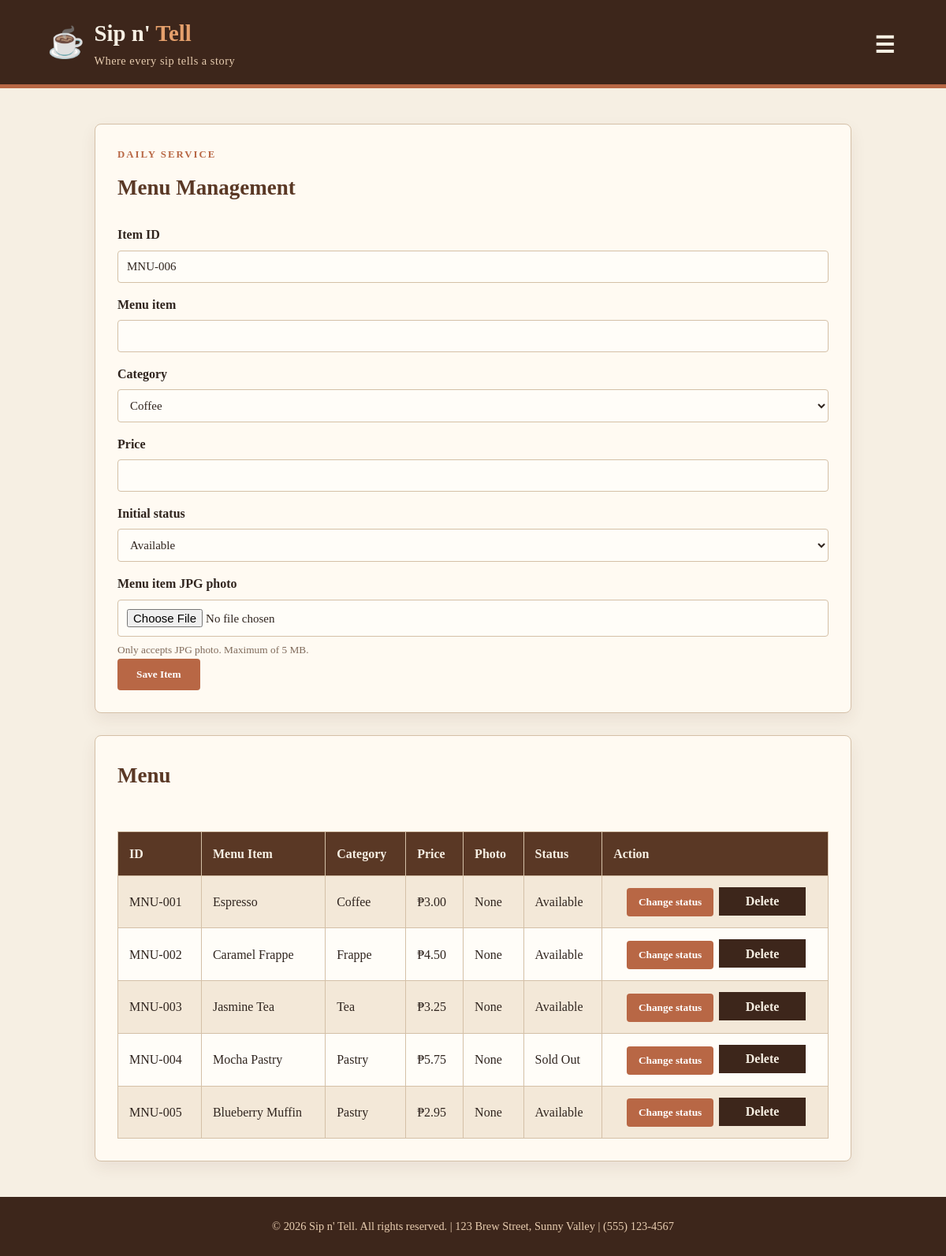
Page /menu.php on the committed database.
### tables this page shows
CREATE TABLE IF NOT EXISTS `daily_menu` (
	`item_id` VARCHAR(50) NOT NULL,
	`item_name` VARCHAR(100) NOT NULL,
	`category` VARCHAR(50) NOT NULL,
	`price` DECIMAL(10, 2) NOT NULL,
	`file_name` VARCHAR(255) DEFAULT NULL,
	`status` VARCHAR(20) NOT NULL DEFAULT 'Available',
	PRIMARY KEY (`item_id`)
);

### app/controllers/MenuController.php (called while the page is built, shortened)
<?php
require_once __DIR__ . '/../models/MenuModel.php';
class MenuController
{
    public function index(): void
    {
        $model = new MenuModel();
        $model->ensureSchema();
        $deleteConfirmationId = isset($_GET['deleteid']) ? (string) $_GET['deleteid'] : null;
        $menuItems = $model->all();
        $newMenuId = $model->nextId();
        require __DIR__ . '/../views/menu.php';
    }
}

### menu.php (called while the page is built)
<?php
require_once __DIR__ . '/app/controllers/MenuController.php';
(new MenuController())->index();

### includes/db_model.php (called while the page is built, shortened)
<?php
$connection = mysqli_connect(DB_SERVER, DB_USER, DB_PASS);
$dbCreateQuery = "CREATE DATABASE IF NOT EXISTS `" . DB_NAME . "` CHARACTER SET utf8mb4 COLLATE utf8mb4_unicode_ci";
mysqli_query($connection, $dbCreateQuery);
mysqli_select_db($connection, DB_NAME);
mysqli_set_charset($connection, 'utf8mb4');
function db_query($sql)
{
    global $connection;
    $result = mysqli_query($connection, $sql);
    return $result;
}
function db_rows($result)
{
    $rows = mysqli_fetch_all($result, MYSQLI_ASSOC);
    return $rows;
}

### app/models/MenuModel.php (called while the page is built, shortened)
<?php
class MenuModel
{
    public function all()
    {
        return db_rows(db_query('SELECT item_id, item_name, category, FORMAT(price, 2) AS price, file_name, status FROM daily_menu ORDER BY item_id'));
    }
    public function nextId()
    {
        $result = db_query("SELECT item_id FROM daily_menu WHERE item_id LIKE 'MNU-%' ORDER BY item_id DESC LIMIT 1");
        $lastRow = $result ? mysqli_fetch_assoc($result) : null;
        $lastId = (string) ($lastRow['item_id'] ?? 'MNU-000');
        $number = (int) preg_replace('/[^0-9]/', '', $lastId);
        return 'MNU-' . str_pad((string) ($number + 1), 3, '0', STR_PAD_LEFT);
    }
}

### app/views/view_helpers.php (called while the page is built)
<?php
function e($value)
{
    return htmlspecialchars((string) $value, ENT_QUOTES, 'UTF-8');
}

### app/views/menu.php (the view, shortened to what this page needs)
<?php require __DIR__ . '/view_helpers.php'; require __DIR__ . '/../../includes/header.php'; ?>
<?php if ($deleteConfirmationId !== null): ?>
    <section class="content-stack"><article class="content-card delete-confirmation">
        <p class="eyebrow">Confirm deletion</p><h2>Delete menu item?</h2>
        <p>Do you really want to delete this record with ID of <strong><?php echo e($deleteConfirmationId); ?></strong>?</p>
        <div class="delete-confirmation-actions"><a class="action-button action-delete" href="menu.php?yesdelete=<?php echo rawurlencode($deleteConfirmationId); ?>">Yes</a><a class="action-button action-cancel" href="menu.php">No</a></div>
    </article></section>
<?php else: ?>
<section class="content-stack">
    <article class="content-card">
        <p class="eyebrow">Daily service</p><h2>Menu Management</h2>
        <form method="post" enctype="multipart/form-data" class="employee-form">
            <label for="item_id">Item ID</label><input id="item_id" name="item_id" type="text" value="<?php echo e($newMenuId); ?>" required>
            <label for="item_name">Menu item</label><input id="item_name" name="item_name" type="text" required>
            <label for="category">Category</label><select id="category" name="category" required><option>Coffee</option><option>Frappe</option><option>Tea</option><option>Pastry</option></select>
            <label for="price">Price</label><input id="price" name="price" type="number" step="0.01" min="0" required>
            <label for="status">Initial status</label><select id="status" name="status"><option>Available</option><option>Sold Out</option></select>
            <label for="menu_file">Menu item JPG photo</label><input id="menu_file" name="menu_file" type="file" accept="image/jpeg,.jpg,.jpeg">
            <small>Only accepts JPG photo. Maximum of 5 MB.</small><button type="submit">Save Item</button>
        </form>
    </article>
    <article class="content-card"><h2>Menu</h2>
        <?php if (empty($menuItems)): ?><p>No menu items found.</p><?php else: ?>
        <div class="table-wrap"><table><tr><th>ID</th><th>Menu Item</th><th>Category</th><th>Price</th><th>Photo</th><th>Status</th><th>Action</th></tr>
        <?php foreach ($menuItems as $item): ?><tr>
            <td><?php echo e($item['item_id']); ?></td><td><?php echo e($item['item_name']); ?></td><td><?php echo e($item['category']); ?></td><td>₱<?php echo e($item['price']); ?></td>
            <td><?php if (!empty($item['file_name'])): ?><a href="images/<?php echo rawurlencode($item['file_name']); ?>" target="_blank" rel="noopener"><img class="record-image" src="images/<?php echo rawurlencode($item['file_name']); ?>" alt="Photo of <?php echo e($item['item_name']); ?>"></a><?php else: ?>None<?php endif; ?></td>
            <td><?php echo e($item['status']); ?></td><td class="action-cell">
                <form method="post" class="delete-form action-form"><button type="submit" class="action-button action-status">Change status</button></form>
                <a class="btn-delete action-button action-delete" href="menu.php?deleteid=<?php echo rawurlencode($item['item_id']); ?>">Delete</a>
            </td>
        </tr><?php endforeach; ?></table></div>
        <?php endif; ?>
    </article>
</section>
<?php endif; ?>
<?php require __DIR__ . '/../../includes/footer.php'; ?>

### assets/css/style.css (style rules this page uses)
* { box-sizing: border-box; }
html { scroll-behavior: smooth; }
body { margin: 0; font-family: Georgia, "Times New Roman", serif; background-color: #f5eadb; color: #4b2e20; }
.content-stack { display: flex; flex-direction: column; gap: 28px; }
.content-card { background-color: #fff9f0; border: 1px solid #b47b4a; border-radius: 10px; padding: 28px; box-shadow: 0 5px 15px rgba(76, 43, 27, 0.18); }
.content-card h1, .content-card h2, .content-card h3 { color: #6f2e1e; }
.content-card h2 { margin-top: 0; font-size: 27px; }
table { width: 100%; border-collapse: collapse; margin-top: 18px; background-color: #fffdf8; }
table th { background-color: #6f2e1e; color: #fff4df; padding: 13px; text-align: left; border: 1px solid #8e5035; }
table td { padding: 12px; border: 1px solid #c9b39a; }
table tr:nth-child(even) { background-color: #f8eee1; }
form { width: 100%; }
label { display: block; margin-bottom: 6px; font-weight: bold; }
input, select, textarea { width: 100%; padding: 11px; border: 1px solid #b28a68; border-radius: 5px; background-color: #fffdf8; color: #4b2e20; font-family: inherit; font-size: 15px; }
button, .btn { display: inline-block; background-color: #8a522d; color: #fff9f0; border: none; border-radius: 5px; padding: 10px 18px; font-family: inherit; font-weight: bold; cursor: pointer; text-decoration: none; }
body { background: #fff; color: #1a1a1a; font-family: "Segoe UI", Roboto, Arial, sans-serif; line-height: 1.7; }
.btn-primary, .btn-secondary, button { display: inline-block; padding: 12px 24px; border: 0; border-radius: 0; background: #b5121b; color: #fff; font-weight: 700; text-decoration: none; text-transform: uppercase; letter-spacing: 1px; cursor: pointer; }
.content-stack { width: 80%; max-width: 1200px; margin: 55px auto; }
.content-card { border: 1px solid #e1d8d0; border-radius: 0; box-shadow: none; }
.content-card h2 { margin-top: 0; text-transform: uppercase; }
table { margin-top: 24px; background: #fff; }
table th { background: #1a1a1a; color: #fff; }
table td, table th { padding: 14px; }
form { max-width: 760px; }
input, select, textarea { border-radius: 0; border-color: #bbb; font-family: inherit; }
label { margin-top: 14px; }
:root { --cream: #f6efe3; --parchment: #eadcc8; --coffee: #5a3825; --coffee-dark: #3d261b; --terracotta: #b86745; --sage: #78806a; --ink: #30251f; --line: #d4c0a7; }
body { background: var(--cream); color: var(--ink); font-family: Georgia, "Times New Roman", serif; }
.eyebrow { margin: 0 0 8px; color: var(--terracotta); font-size: .8rem; font-weight: bold; letter-spacing: 2px; text-transform: uppercase; }
.dashboard-card, .content-card { border: 1px solid var(--line); border-radius: 8px; background: #fffaf2; box-shadow: 0 8px 20px rgba(90, 56, 37, .08); }
.dashboard-card h3, .content-card h1, .content-card h2, .content-card h3 { color: var(--coffee); font-family: Georgia, "Times New Roman", serif; text-transform: none; }
.btn-primary, .btn-secondary, button { border-radius: 4px; background: var(--terracotta); font-family: Georgia, "Times New Roman", serif; text-transform: none; letter-spacing: 0; }
.content-stack { margin-top: 45px; margin-bottom: 45px; }
table { background: #fffdf8; }
table th { background: var(--coffee); color: var(--cream); }
table td, table th { border-color: var(--line); }
table tr:nth-child(even) { background: #f3e8d8; }
input, select, textarea { border-color: var(--line); background: #fffdf8; color: var(--ink); border-radius: 4px; }
.employee-form { max-width: none; }
.employee-form small { display: block; margin-top: 6px; color: #806b5b; }
.table-wrap { overflow-x: auto; }
.delete-form { display: inline-block; width: auto; margin: 0 4px 0 0; vertical-align: middle; }
.delete-form button, .delete-form .btn { width: 120px; text-align: center; white-space: nowrap; }
.action-cell { text-align: center; vertical-align: middle; white-space: nowrap; }
.action-form { display: inline-block; width: auto; margin: 0 3px; vertical-align: middle; }
.action-button { display: inline-flex; align-items: center; justify-content: center; width: 110px !important; height: 36px; padding: 0; text-align: center; }
.action-edit, .action-status { background: var(--terracotta); }
.action-delete { background: var(--coffee-dark); }
a.action-button { color: var(--cream); font-family: inherit; font-weight: bold; text-decoration: none; cursor: pointer; }

### rows in the picture
daily_menu: item_id "MNU-006", item_id "MNU-005", item_name "Blueberry Muffin", category "Pastry", price "2.95", shows "None", status "Available"
daily_menu: item_id "MNU-001", item_name "Espresso", category "Coffee", price "3.00", shows "None", status "Available"
daily_menu: item_id "MNU-002", item_name "Caramel Frappe", category "Frappe", price "4.50", shows "None", status "Available"
daily_menu: item_id "MNU-003", item_name "Jasmine Tea", category "Tea", price "3.25", shows "None", status "Available"
daily_menu: item_id "MNU-004", item_name "Mocha Pastry", category "Pastry", price "5.75", shows "None", status "Sold Out"
